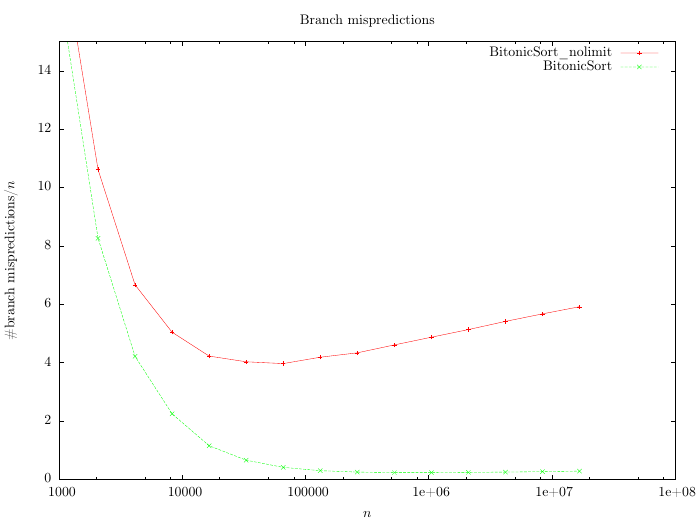

Here is the gnuplot script that generated this plot:
set autoscale
set term epslatex size 7, 5.24 standalone color colortext 10
set output 'branch-misses.tex'
unset label                            # remove any previous labels
set xtic auto                          # set xtics automatically
set ytic auto                          # set ytics automatically
set title 'Branch mispredictions'
set xlabel '$n$'
set ylabel '\#branch mispredictions/$n$'
set logscale x
set yrange [0:15]

plot  	'BitonicSortOld.res' using 1:($3/$1) title 'BitonicSort\_nolimit' with linespoints, \
		'BitonicSort.res' using 1:($3/$1) title 'BitonicSort' with linespoints
